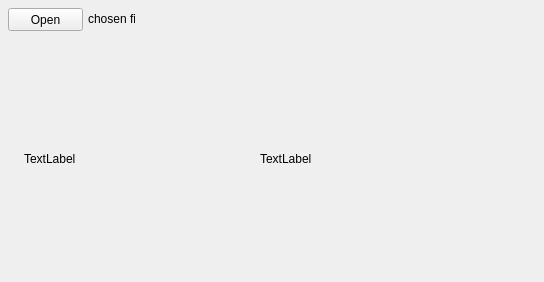
<?xml version="1.0" encoding="UTF-8"?>
<ui version="4.0">
 <class>MainWindow</class>
 <widget class="QMainWindow" name="MainWindow">
  <property name="geometry">
   <rect>
    <x>0</x>
    <y>0</y>
    <width>544</width>
    <height>282</height>
   </rect>
  </property>
  <property name="windowTitle">
   <string>MainWindow</string>
  </property>
  <widget class="QWidget" name="centralWidget">
   <widget class="QPushButton" name="btnOpenFile">
    <property name="geometry">
     <rect>
      <x>8</x>
      <y>8</y>
      <width>75</width>
      <height>23</height>
     </rect>
    </property>
    <property name="text">
     <string>Open</string>
    </property>
   </widget>
   <widget class="QLabel" name="lblChosenFile">
    <property name="geometry">
     <rect>
      <x>88</x>
      <y>12</y>
      <width>47</width>
      <height>13</height>
     </rect>
    </property>
    <property name="text">
     <string>chosen file</string>
    </property>
   </widget>
   <widget class="QLabel" name="lblOriginal">
    <property name="geometry">
     <rect>
      <x>24</x>
      <y>48</y>
      <width>209</width>
      <height>221</height>
     </rect>
    </property>
    <property name="text">
     <string>TextLabel</string>
    </property>
   </widget>
   <widget class="QLabel" name="lblCanny">
    <property name="geometry">
     <rect>
      <x>260</x>
      <y>44</y>
      <width>249</width>
      <height>229</height>
     </rect>
    </property>
    <property name="text">
     <string>TextLabel</string>
    </property>
   </widget>
  </widget>
 </widget>
 <layoutdefault spacing="6" margin="11"/>
 <resources/>
 <connections/>
</ui>
